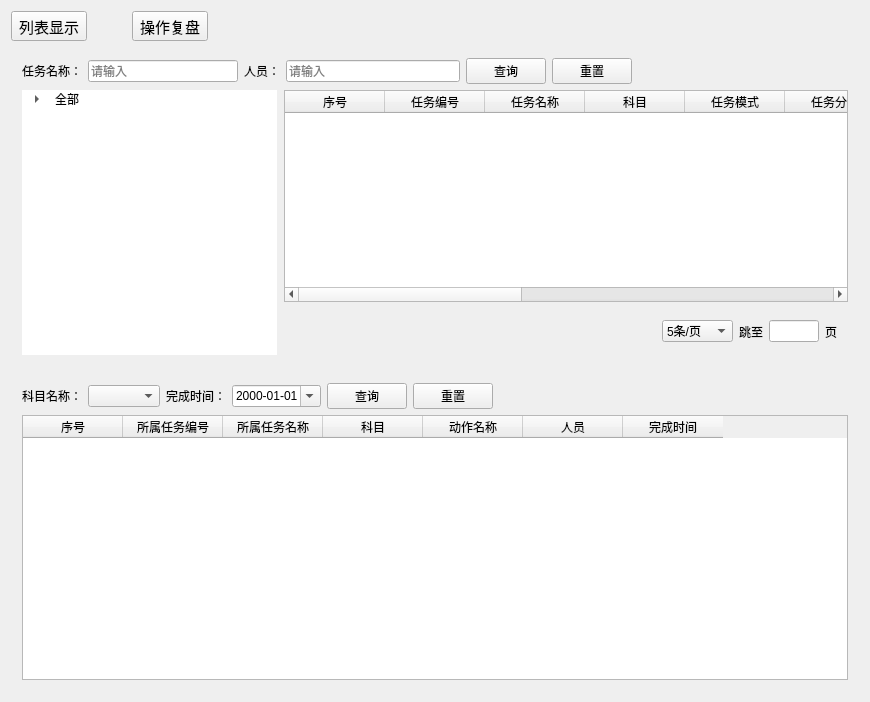
<?xml version="1.0" encoding="UTF-8"?>
<ui version="4.0">
 <class>ControlWidget</class>
 <widget class="QWidget" name="ControlWidget">
  <property name="geometry">
   <rect>
    <x>0</x>
    <y>0</y>
    <width>870</width>
    <height>702</height>
   </rect>
  </property>
  <property name="windowTitle">
   <string>ControlWidget</string>
  </property>
  <property name="styleSheet">
   <string notr="true">QToolButton{
 	font-family:Microsoft Yahei;
    font-size:11pt;
	color: rgb(0, 0, 0);
}
.QPushButton:hover,.QToolButton:hover{
background:qlineargradient(spread:pad,x1:0,y1:0,x2:0,y2:1,stop:0 #F2F9FF,stop:1 #DAEFFF);
}
.QPushButton:pressed,.QToolButton:pressed{
background:qlineargradient(spread:pad,x1:0,y1:0,x2:0,y2:1,stop:0 #DEF0FE,stop:1 #C0DEF6);
}
</string>
  </property>
  <layout class="QVBoxLayout" name="verticalLayout_2">
   <item>
    <layout class="QHBoxLayout" name="horizontalLayout">
     <property name="spacing">
      <number>45</number>
     </property>
     <item>
      <widget class="QToolButton" name="list_toolbutton">
       <property name="styleSheet">
        <string notr="true"/>
       </property>
       <property name="text">
        <string>列表显示</string>
       </property>
       <property name="icon">
        <iconset resource="EControlSys.qrc">
         <normaloff>:/EControlSys/res/list.png</normaloff>:/EControlSys/res/list.png</iconset>
       </property>
       <property name="iconSize">
        <size>
         <width>32</width>
         <height>32</height>
        </size>
       </property>
       <property name="toolButtonStyle">
        <enum>Qt::ToolButtonTextUnderIcon</enum>
       </property>
      </widget>
     </item>
     <item>
      <widget class="QToolButton" name="replay_toolbutton">
       <property name="styleSheet">
        <string notr="true"/>
       </property>
       <property name="text">
        <string>操作复盘</string>
       </property>
       <property name="icon">
        <iconset resource="EControlSys.qrc">
         <normaloff>:/EControlSys/res/replay.png</normaloff>:/EControlSys/res/replay.png</iconset>
       </property>
       <property name="iconSize">
        <size>
         <width>32</width>
         <height>30</height>
        </size>
       </property>
       <property name="toolButtonStyle">
        <enum>Qt::ToolButtonTextUnderIcon</enum>
       </property>
      </widget>
     </item>
     <item>
      <spacer name="horizontalSpacer">
       <property name="orientation">
        <enum>Qt::Horizontal</enum>
       </property>
       <property name="sizeHint" stdset="0">
        <size>
         <width>40</width>
         <height>20</height>
        </size>
       </property>
      </spacer>
     </item>
    </layout>
   </item>
   <item>
    <widget class="QWidget" name="list_widget" native="true">
     <layout class="QVBoxLayout" name="verticalLayout_4">
      <item>
       <layout class="QHBoxLayout" name="horizontalLayout_4">
        <item>
         <layout class="QHBoxLayout" name="horizontalLayout_2">
          <item>
           <widget class="QLabel" name="label">
            <property name="styleSheet">
             <string notr="true"/>
            </property>
            <property name="text">
             <string>任务名称：</string>
            </property>
           </widget>
          </item>
          <item>
           <widget class="QLineEdit" name="lineEdit">
            <property name="placeholderText">
             <string>请输入</string>
            </property>
           </widget>
          </item>
         </layout>
        </item>
        <item>
         <layout class="QHBoxLayout" name="horizontalLayout_3">
          <item>
           <widget class="QLabel" name="label_2">
            <property name="text">
             <string>人员：</string>
            </property>
           </widget>
          </item>
          <item>
           <widget class="QLineEdit" name="lineEdit_2">
            <property name="placeholderText">
             <string>请输入</string>
            </property>
           </widget>
          </item>
         </layout>
        </item>
        <item>
         <widget class="QPushButton" name="pushButton">
          <property name="text">
           <string>查询</string>
          </property>
         </widget>
        </item>
        <item>
         <widget class="QPushButton" name="pushButton_2">
          <property name="text">
           <string>重置</string>
          </property>
         </widget>
        </item>
        <item>
         <spacer name="horizontalSpacer_2">
          <property name="orientation">
           <enum>Qt::Horizontal</enum>
          </property>
          <property name="sizeHint" stdset="0">
           <size>
            <width>40</width>
            <height>20</height>
           </size>
          </property>
         </spacer>
        </item>
       </layout>
      </item>
      <item>
       <layout class="QHBoxLayout" name="horizontalLayout_5" stretch="0,1">
        <item>
         <widget class="QTreeWidget" name="treeWidget">
          <property name="styleSheet">
           <string notr="true">border-left:none;
border-top:none;
border-bottom:none;</string>
          </property>
          <property name="autoScrollMargin">
           <number>30</number>
          </property>
          <property name="indentation">
           <number>30</number>
          </property>
          <attribute name="headerVisible">
           <bool>false</bool>
          </attribute>
          <attribute name="headerMinimumSectionSize">
           <number>25</number>
          </attribute>
          <attribute name="headerDefaultSectionSize">
           <number>50</number>
          </attribute>
          <column>
           <property name="text">
            <string>11</string>
           </property>
           <property name="font">
            <font>
             <pointsize>9</pointsize>
            </font>
           </property>
          </column>
          <item>
           <property name="text">
            <string>全部</string>
           </property>
           <item>
            <property name="text">
             <string>导弹测试</string>
            </property>
           </item>
           <item>
            <property name="text">
             <string>惯导测试/标定</string>
            </property>
           </item>
           <item>
            <property name="text">
             <string>引信测试</string>
            </property>
           </item>
          </item>
         </widget>
        </item>
        <item>
         <layout class="QVBoxLayout" name="verticalLayout">
          <item>
           <widget class="QTableWidget" name="tableWidget">
            <column>
             <property name="text">
              <string>序号</string>
             </property>
            </column>
            <column>
             <property name="text">
              <string>任务编号</string>
             </property>
            </column>
            <column>
             <property name="text">
              <string>任务名称</string>
             </property>
            </column>
            <column>
             <property name="text">
              <string>科目</string>
             </property>
            </column>
            <column>
             <property name="text">
              <string>任务模式</string>
             </property>
            </column>
            <column>
             <property name="text">
              <string>任务分类</string>
             </property>
            </column>
            <column>
             <property name="text">
              <string>人员</string>
             </property>
            </column>
            <column>
             <property name="text">
              <string>预计训练时间</string>
             </property>
            </column>
            <column>
             <property name="text">
              <string>实际开始时间</string>
             </property>
            </column>
            <column>
             <property name="text">
              <string>实际结束时间</string>
             </property>
            </column>
            <column>
             <property name="text">
              <string>状态</string>
             </property>
            </column>
            <column>
             <property name="text">
              <string>操作</string>
             </property>
            </column>
           </widget>
          </item>
          <item>
           <widget class="QFrame" name="frame">
            <property name="styleSheet">
             <string notr="true">QFrame{
border:none
}</string>
            </property>
            <property name="frameShape">
             <enum>QFrame::StyledPanel</enum>
            </property>
            <property name="frameShadow">
             <enum>QFrame::Raised</enum>
            </property>
            <layout class="QHBoxLayout" name="horizontalLayout_10">
             <item>
              <spacer name="horizontalSpacer_4">
               <property name="orientation">
                <enum>Qt::Horizontal</enum>
               </property>
               <property name="sizeHint" stdset="0">
                <size>
                 <width>40</width>
                 <height>20</height>
                </size>
               </property>
              </spacer>
             </item>
             <item>
              <widget class="QLabel" name="label_5">
               <property name="minimumSize">
                <size>
                 <width>25</width>
                 <height>25</height>
                </size>
               </property>
               <property name="styleSheet">
                <string notr="true">image: url(:/EControlSys/res/left.png);</string>
               </property>
               <property name="text">
                <string/>
               </property>
              </widget>
             </item>
             <item>
              <layout class="QHBoxLayout" name="horizontalLayout_9"/>
             </item>
             <item>
              <widget class="QLabel" name="label_6">
               <property name="minimumSize">
                <size>
                 <width>25</width>
                 <height>25</height>
                </size>
               </property>
               <property name="styleSheet">
                <string notr="true">image: url(:/EControlSys/res/right.png);</string>
               </property>
               <property name="text">
                <string/>
               </property>
              </widget>
             </item>
             <item>
              <widget class="QComboBox" name="comboBox_2">
               <item>
                <property name="text">
                 <string>5条/页</string>
                </property>
               </item>
               <item>
                <property name="text">
                 <string>10条/页</string>
                </property>
               </item>
               <item>
                <property name="text">
                 <string>15条/页</string>
                </property>
               </item>
               <item>
                <property name="text">
                 <string>20条/页</string>
                </property>
               </item>
              </widget>
             </item>
             <item>
              <widget class="QLabel" name="label_7">
               <property name="text">
                <string>跳至</string>
               </property>
              </widget>
             </item>
             <item>
              <widget class="QLineEdit" name="lineEdit_3">
               <property name="maximumSize">
                <size>
                 <width>50</width>
                 <height>16777215</height>
                </size>
               </property>
              </widget>
             </item>
             <item>
              <widget class="QLabel" name="label_8">
               <property name="text">
                <string>页</string>
               </property>
              </widget>
             </item>
            </layout>
           </widget>
          </item>
         </layout>
        </item>
       </layout>
      </item>
     </layout>
    </widget>
   </item>
   <item>
    <widget class="QWidget" name="replay_widget" native="true">
     <layout class="QVBoxLayout" name="verticalLayout_3">
      <item>
       <layout class="QHBoxLayout" name="horizontalLayout_6">
        <item>
         <layout class="QHBoxLayout" name="horizontalLayout_7">
          <item>
           <widget class="QLabel" name="label_3">
            <property name="text">
             <string>科目名称：</string>
            </property>
           </widget>
          </item>
          <item>
           <widget class="QComboBox" name="comboBox"/>
          </item>
         </layout>
        </item>
        <item>
         <layout class="QHBoxLayout" name="horizontalLayout_8">
          <item>
           <widget class="QLabel" name="label_4">
            <property name="text">
             <string>完成时间：</string>
            </property>
           </widget>
          </item>
         </layout>
        </item>
        <item>
         <widget class="QDateEdit" name="dateEdit">
          <property name="accelerated">
           <bool>false</bool>
          </property>
          <property name="showGroupSeparator" stdset="0">
           <bool>false</bool>
          </property>
          <property name="displayFormat">
           <string>yyyy-MM-dd</string>
          </property>
          <property name="calendarPopup">
           <bool>true</bool>
          </property>
         </widget>
        </item>
        <item>
         <widget class="QPushButton" name="pushButton_3">
          <property name="text">
           <string>查询</string>
          </property>
         </widget>
        </item>
        <item>
         <widget class="QPushButton" name="pushButton_4">
          <property name="text">
           <string>重置</string>
          </property>
         </widget>
        </item>
        <item>
         <spacer name="horizontalSpacer_3">
          <property name="orientation">
           <enum>Qt::Horizontal</enum>
          </property>
          <property name="sizeHint" stdset="0">
           <size>
            <width>40</width>
            <height>20</height>
           </size>
          </property>
         </spacer>
        </item>
       </layout>
      </item>
      <item>
       <widget class="QTableWidget" name="tableWidget_2">
        <column>
         <property name="text">
          <string>序号</string>
         </property>
        </column>
        <column>
         <property name="text">
          <string>所属任务编号</string>
         </property>
        </column>
        <column>
         <property name="text">
          <string>所属任务名称</string>
         </property>
        </column>
        <column>
         <property name="text">
          <string>科目</string>
         </property>
        </column>
        <column>
         <property name="text">
          <string>动作名称</string>
         </property>
        </column>
        <column>
         <property name="text">
          <string>人员</string>
         </property>
        </column>
        <column>
         <property name="text">
          <string>完成时间</string>
         </property>
        </column>
       </widget>
      </item>
     </layout>
    </widget>
   </item>
  </layout>
  <action name="acStart">
   <property name="text">
    <string>开始</string>
   </property>
   <property name="toolTip">
    <string>开始</string>
   </property>
  </action>
  <action name="acPause">
   <property name="text">
    <string>暂停</string>
   </property>
  </action>
  <action name="acStop">
   <property name="text">
    <string>终止</string>
   </property>
   <property name="toolTip">
    <string>终止</string>
   </property>
  </action>
  <action name="acDetail">
   <property name="text">
    <string>查看详情</string>
   </property>
  </action>
  <action name="acDelTask">
   <property name="text">
    <string>删除任务</string>
   </property>
  </action>
  <action name="acEditTask">
   <property name="text">
    <string>编辑任务</string>
   </property>
  </action>
  <action name="acReplay">
   <property name="text">
    <string>复盘回放</string>
   </property>
  </action>
 </widget>
 <layoutdefault spacing="6" margin="11"/>
 <resources>
  <include location="EControlSys.qrc"/>
 </resources>
 <connections/>
</ui>
